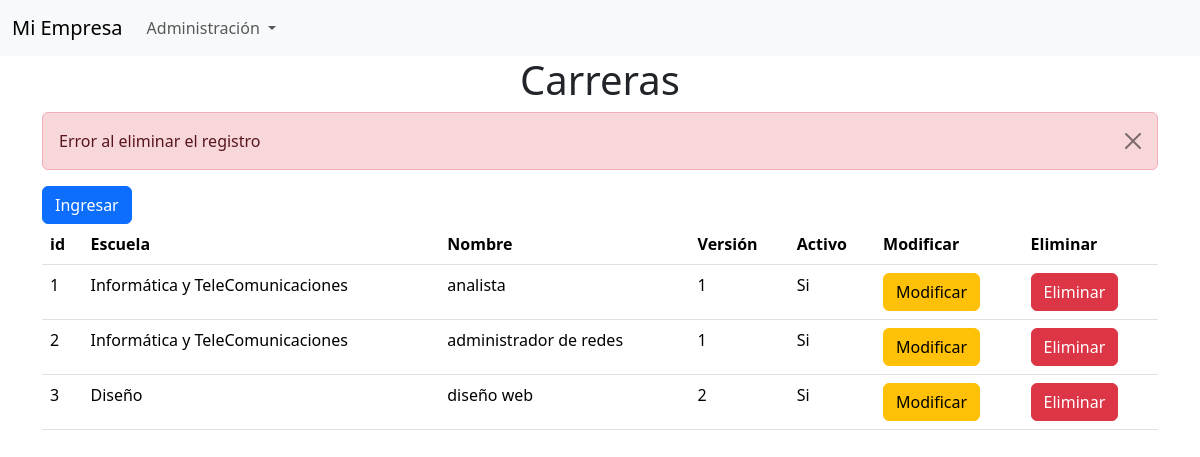
/alumnos/eliminarCarrera/14, run on the app's committed database.
### alumnos/models.py (models this page shows, shortened)
class Carrera(models.Model):
    escuela     = models.ForeignKey('Escuela', on_delete=models.CASCADE)
    nombre      = models.CharField(max_length=100)
    version     = models.IntegerField()
    activo      = models.IntegerField()

class Escuela(models.Model):
    nombre      = models.CharField(max_length=100)
    activo      = models.IntegerField()

### alumnos/views.py (the view)
# urls.py: path('eliminarCarrera/<str:pk>', views.eliminarCarrera, name='eliminarCarrera'),
def eliminarCarrera(request,pk):
    context = {}
    try:
        item = Carrera.objects.get(pk = pk)
        item.delete()
        context['exito'] = 'El registro fue eliminado'
    except:
        context['error'] = 'Error al eliminar el registro'
    listado = Carrera.objects.all()
    context['listado'] = listado
    return render(request, 'listadoCarrera.html', context)

### alumnos/templates/listadoCarrera.html (shortened to what this page needs)
{% extends "plantillaBase.html"  %}
{% block tituloPrincipal %} Carreras {% endblock %}
{% block mensaje %}
    {% if error %}
        <div class="alert alert-danger alert-dismissible fade show" role="alert">
            {{error}}
            <button type="button" class="btn-close" data-bs-dismiss="alert" aria-label="Close"></button>
        </div>
    {% endif %}
{% endblock %}
{% block contenido %}
    <a href="{% url 'ingresarCarrera' %}" class="btn btn-primary">Ingresar</a>
{% endblock %}
{% block listado %}
    <table class="table table-resposive">
        <tr>
            <th>id</th>
            <th>Escuela</th>
            <th>Nombre</th>
            <th>Versión</th>
            <th>Activo</th>
            <th>Modificar</th>
            <th>Eliminar</th>
        </tr>
    {% for item in listado %}
        <tr>
            <td>{{ item.id }}
            <td>{{ item.escuela.nombre }}
            <td>{{ item.nombre }}
            <td>{{ item.version }}
            <td>{{ item.activo|yesno:"Si,No"}}</td>
            <td><a href="" class="btn btn-warning" >Modificar</a></td>
            <td><a href="{% url 'eliminarCarrera' pk=item.id %}" class="btn btn-danger" >Eliminar</a></td>
    {% endfor %}
    </table>
{% endblock %}

### data on the page
Carrera: id "1", escuela.nombre "Informática y TeleComunicaciones", nombre "analista", version "1", activo "Si"
Carrera: id "2", escuela.nombre "Informática y TeleComunicaciones", nombre "administrador de redes", version "1", activo "Si"
Carrera: id "3", escuela.nombre "Diseño", nombre "diseño web", version "2", activo "Si"

### other printed values
{{ error }} "Error al eliminar el registro"
